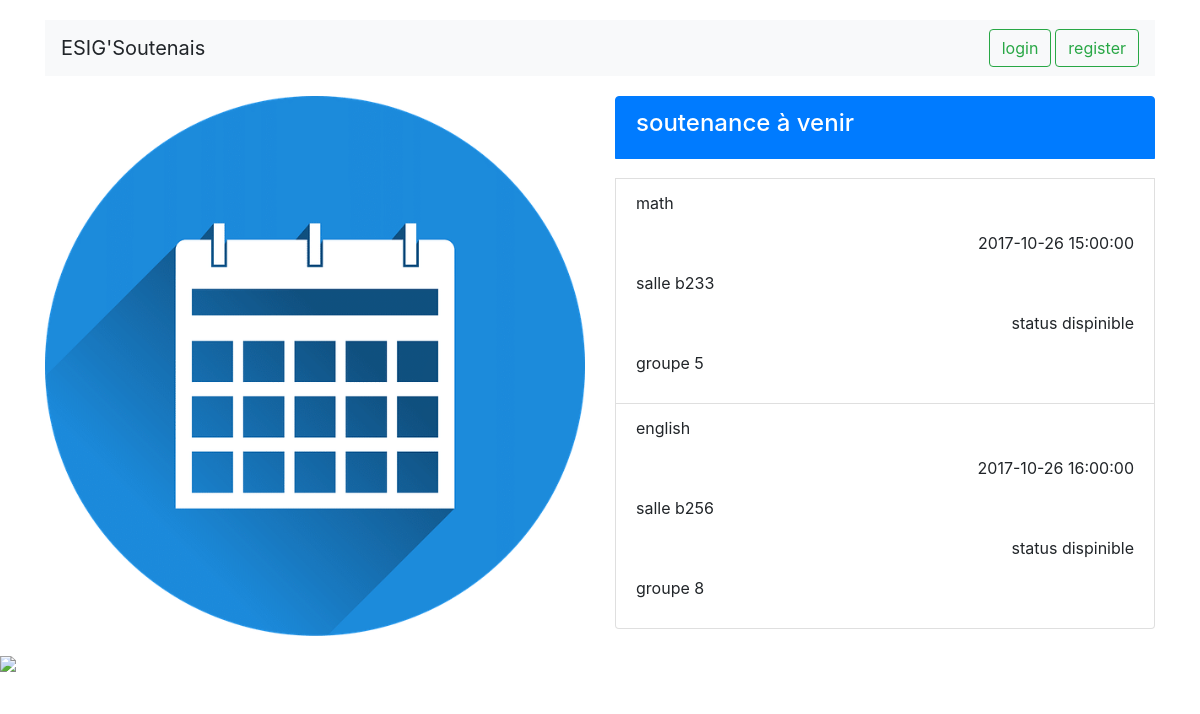
The page / on the database its author committed.
### tables this page shows
CREATE TABLE if not exists groupe(
	id_groupe int(25) NOT NULL,
	id_soutenance int(25),
	FOREIGN KEY(id_soutenance) REFERENCES soutenance(id_soutenance)
);

CREATE TABLE if not exists soutenance(
	id_soutenance int(25) AUTO_INCREMENT NOT NULL,
	nom_soute varchar(25),
	date_soute datetime,
	status_soute varchar(25),
	numsalle_soute varchar(25),
	PRIMARY KEY(id_soutenance)
);

### index.php (the view, shortened to what this page needs)
<?php
include './PHPfiles inc/header.inc.php';
?>
<body>
<div class="container">
	<div class="row">
		<div class="col-sm-12 col-xs-12">
			<nav class="navbar navbar-light bg-light justify-content-between">
			  <a class="navbar-brand">ESIG'Soutenais</a>
			  <form class="form-inline">
			    <a class="btn btn-outline-success" href="page_login.php" style="margin: 0 4px;">login</a>
			    <a class="btn btn-outline-success" href="#">register</a>
			  </form>
			</nav>
		</div>
	</div>
	<div class="row">
		<div class="col-sm-6 col-xs-12">
		  <img class="image" id="image_calendar" src="./images/calendar.png">
		</div>
		<div class="col-sm-6 col-xs-12">
		  <ul class="list-group">
			    <li class="list-group-item active"><h4>soutenance à venir</h4>
			    </li>
			    <div style="padding: 10px;"></div>
			    <?php
				    require_once('./PHPfiles inc/param.inc.php');
				    $mysqli = new mysqli($host,$login,$password,$dbname);
				    $query = "SELECT soutenance.nom_soute,soutenance.date_soute,soutenance.numsalle_soute,soutenance.status_soute,groupe.id_groupe
				    FROM soutenance
				    LEFT JOIN groupe
				    ON soutenance.id_soutenance = groupe.id_soutenance
				    ORDER BY soutenance.date_soute";
				    $result = mysqli_query($mysqli,$query);
				    if(!$result){
				    	echo "La requête a échoué:".$mysqli->error;
        				exit;
				    }elseif($result -> num_rows ==0){
				    	echo '<p>Aucun resultat :</p>';
				    }else{
				    	while($tuple=$result->fetch_assoc()){
				    		echo "
					    	<li class='list-group-item'>
								<div>
									<p>".$tuple['nom_soute']."</p>
									<p>".$tuple['date_soute']."</p>
									<p>salle ".$tuple['numsalle_soute']."</p>
									<p>status ".$tuple['status_soute']."</p>
									<p>groupe ".$tuple['id_groupe']."</p>
								</div>
					    	</li>";
				    	}
				    }
			     ?>
			</ul>
		</div>
	</div>
</div>
<div class="row">
	<div class="col-sm-12">
		<img class="image" src="./images/logo esigelec.jpg" height="30">
	</div>
</div>
</body>
</html>

### index.css (style rules this page uses)
.row { margin-top:20px; }
.image { display: block; margin:auto; }
#image_calendar { width: 100%; height: auto; }
.list-group-item>div>p:nth-child(odd) { text-align: left; }
.list-group-item>div>p:nth-child(even) { text-align: right; }

### rows shown on the page
groupe: id_soutenance.nom_soute "math", id_soutenance.date_soute "2017-10-26 15:00:00", id_soutenance.numsalle_soute "b233", id_soutenance.status_soute "dispinible", id_groupe "5"
groupe: id_soutenance.nom_soute "english", id_soutenance.date_soute "2017-10-26 16:00:00", id_soutenance.numsalle_soute "b256", id_soutenance.status_soute "dispinible", id_groupe "8"
